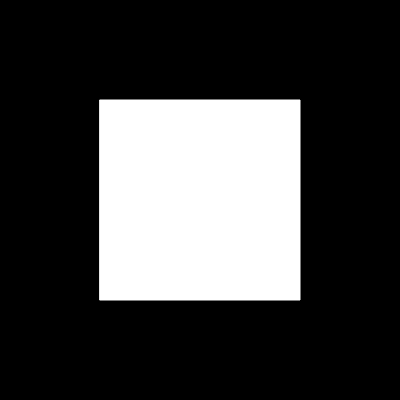
Frame 1 (no input)
Frame 60 (no input): identical to frame 1, image omitted
Frame 120 (the mouse pressed at the canvas centre since frame 60): identical to frame 1, image omitted

The p5.js sketch that drew this single still picture (run headless with seeded random() and noise() and a simulated clock; from frame 60 on, the mouse is pressed at the canvas centre):

// p5.js sketch
// ── sketch.js
function setup() {
	createCanvas(400, 400);
}

function draw() {
	background(0);
	stroke(255);
	rect(100, 100, 200, 200);
}
